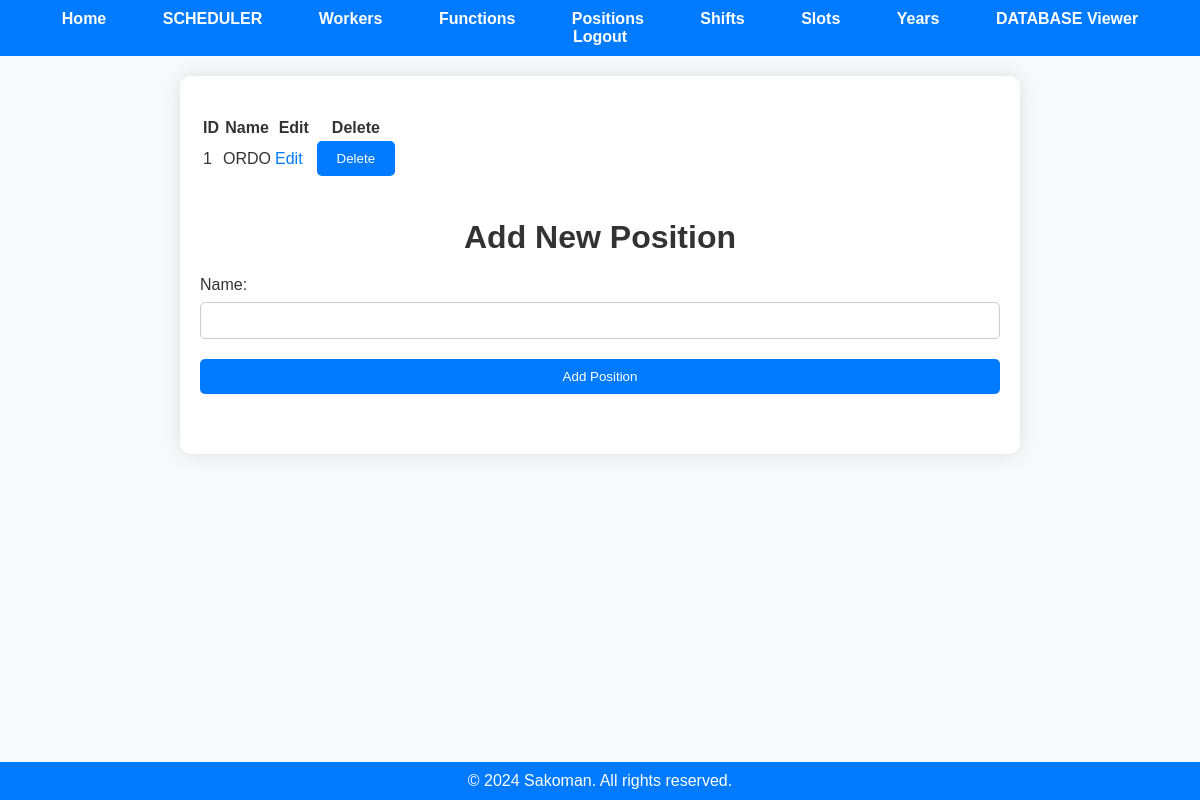
The page /positions (signed in) on the database as committed earlier.
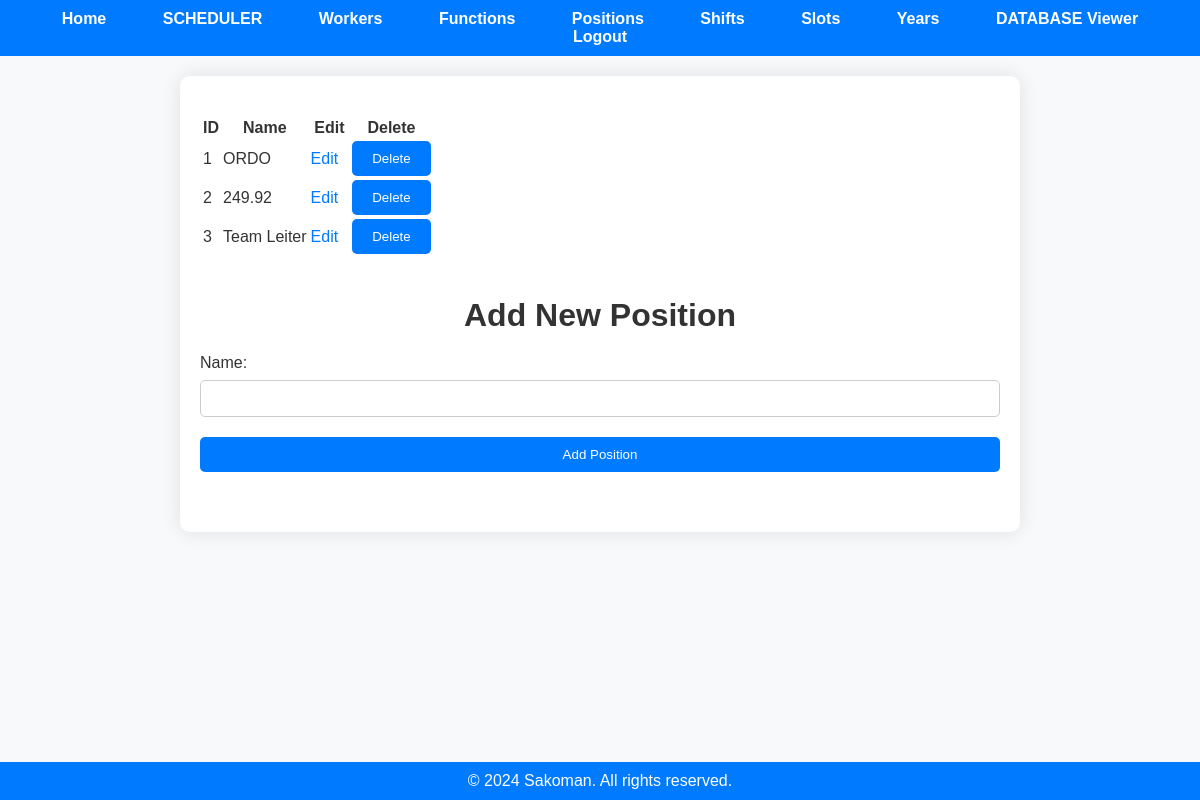
The same page on the database as committed later.
### app.py (models this page shows)
class Position(db.Model):
    position_id = db.Column(db.Integer, primary_key=True)
    user_id = db.Column(db.Integer, nullable=False)
    name = db.Column(db.String(50), nullable=False)

### app.py (the view)
@app.route('/positions')
@employer_required
def display_positions():
    if 'user_id' not in session:
        flash('You must be logged in to view this page.', 'error')
        return redirect(url_for('login'))
    user_id = session['user_id']
    positions = fetch_all(user_id, 'Position')
    return render_template('positions.html', positions=positions)

### app.py (called while the page is built)
@login_manager.user_loader
def load_user(user_id):
    return User.query.get(int(user_id))

def employer_required(func):
    @wraps(func)
    def decorated_function(*args, **kwargs):
        if not current_user.is_authenticated:
            flash('You must be logged in to view this page.', 'error')
            return redirect(url_for('login'))
        if current_user.role != 'employer':
            flash('You do not have permission to view this page.', 'error')
            return redirect('/')
        return func(*args, **kwargs)
    return decorated_function

def fetch_all(user_id, table_name):
    if table_name not in ['Worker', 'Function', 'Position', 'Shift', 'Slot', 'Year_Days', 'Schedule']:
        return None
    table_class = globals()[table_name]
    items = table_class.query.filter_by(user_id=user_id).all()
    return items

### templates/positions.html (shortened to what this page needs)
<!DOCTYPE html>
<html lang="en">
<head>
    <link rel="stylesheet" href="{{ url_for('static', filename='styles.css') }}">
</head>
<body>
    {% include 'navbar.html' %}
    <div class="container">
        <div class="existing-items-section">
            {% if positions %}
                <table class="data-table">
                    <thead>
                        <tr>
                            <th>ID</th>
                            <th>Name</th>
                            <th>Edit</th>
                            <th>Delete</th>
                        </tr>
                    </thead>
                    <tbody>
                        {% for position in positions %}
                            <tr>
                                <td>{{ position.position_id }}</td>
                                <td>{{ position.name }}</td>
                                <td>
                                    <a href="/edit/{{ table_name }}/{{ position.position_id }}" class="action-link">Edit</a>
                                </td>
                                <td>
                                    <form action="/delete/{{ table_name }}/{{ position.position_id }}" method="post">
                                        <button type="submit" class="delete-button">Delete</button>
                                    </form>
                                </td>
                            </tr>
                        {% endfor %}
                    </tbody>
                </table>
            {% else %}
                <p>No positions available.</p>
            {% endif %}
        </div>
        <div class="add-item-section">
            <h2>Add New Position</h2>
            <form action="/add/position" method="post" class="add-form">
                <label for="name">Name:</label>
                <input type="text" id="name" name="name">
                <button type="submit" class="add-button">Add Position</button>
            </form>
        </div>
    </div>
    <div class="footer">
        &copy; 2024 Sakoman. All rights reserved.
    </div>
</body>
</html>

Rows that differ between the two databases and show on the page:
added Position: position_id "2", name "249.92"
added Position: position_id "3", name "Team Leiter"
